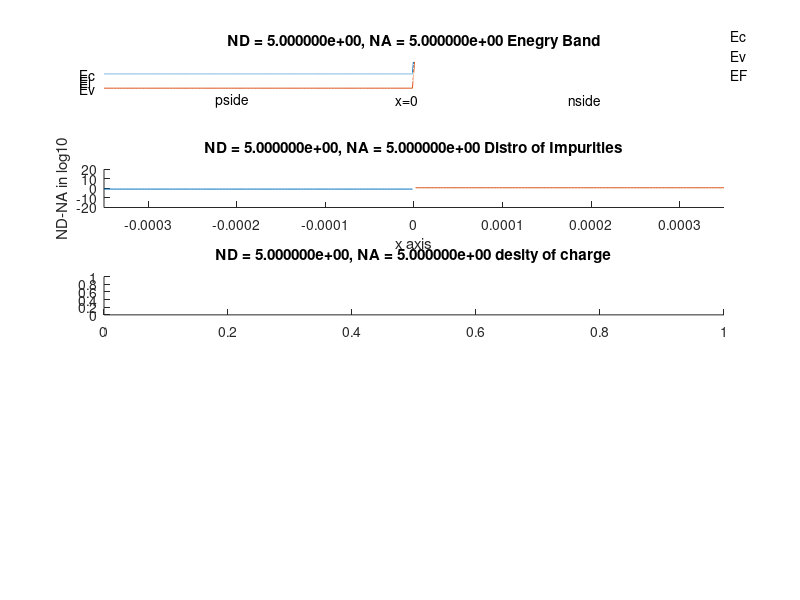

Recreate this plot in MATLAB. (Note: this script raises an error after producing the figure.)
T = 300;
k = 8.617e-5;
e0 = 8.85e-14;
q = 1.602e-19;
KS = 11.8;
ni = 1e10;
EG = 1.12;

xleft = -3.5e-4;
xright = -xleft;
NA = input('Please enter p-side doping (cm^-3), NA = ');
ND = input('Please enter n-side doping (cm^-3), ND = ');
VA = input('Please enter VA (V), VA = ');
%NA = 1e18;
%ND = 1e16;

Vbi=k*T*log((NA*ND)/ni^2);
Vbi=Vbi-VA;
xN=sqrt(2*KS*e0/q*NA*Vbi/(ND*(NA+ND)));    % Depletion width n-side
xP=sqrt(2*KS*e0/q*ND*Vbi/(NA*(NA+ND)));    % Depletion width p-side
x = linspace(xleft, xright, 200);
% Vx1=(Vbi-q*ND.* (xN-x).^2/(2*KS*e0).*(x<=xN).*(x>=0));
Vx1=(Vbi-q*ND.*(xN-x).^2/(2*KS*e0).*(x<=xN)).*(x>=0); 
Vx2=0.5*q*NA.*(xP+x).^2/(KS*e0).*( x>=-xP & x<0 );
Vx = Vx1 + Vx2;
VMAX = 3;
EF = Vx(1) + VMAX/2-k*T*log(NA/ni);


close

subplot(5,1,1);

str_title = sprintf('ND = %e, NA = %e Enegry Band', ND, NA);
title(str_title);

plot(x, -Vx+EG/2+VMAX/2); grid
axis([xleft, xright, 0, VMAX])
axis('off');hold on 
plot ( x, -Vx-EG/2+VMAX/2);
plot(x, -Vx+VMAX/2, 'w:');
plot([xleft, xright], [EF, EF], 'w');
plot([0 0], [0.15, VMAX-0.5], 'w--');

text(xleft*1.08, (-Vx(1)+EG/2+VMAX/2-0.05),'Ec');
text(xright*1.02, (-Vx(200)+EG/2+VMAX/2-0.05), 'Ec');
text(xleft*1.08, (-Vx(1)-EG/2+VMAX/2-0.05),'Ev');
text(xright*1.02, (-Vx(200)-EG/2+VMAX/2-0.5), 'Ev');
text(xleft*1.08, (-Vx(1)+VMAX/2-0.05),'Ei');
text(xright*1.02, (EF-0.05), 'EF');
set(gca, 'DefaultTextUnits', 'normalized')
text(.18, 0, 'pside');
text(.47, .0, 'x=0');
text(.75, .0, 'nside');
set(gca, 'DefaultTextUnits', 'data') % gca Return a handle to the current axes object.
title(str_title);


subplot(5,1,2);

str_title = sprintf('ND = %e, NA = %e Distro of Impurities', ND, NA);
title(str_title);

hold on;

axis([xleft, xright, -20, 20]);
plot(x, -log10(NA*(x<0)));
plot(x, log10(ND*(x>=0)));
xlabel('x axis');
ylabel('ND-NA in log10');


subplot(5,1,3);
eps = 1e-16;
str_title = sprintf('ND = %e, NA = %e desity of charge', ND, NA);
title(str_title);
hold on;
axis(2*[10*(-xP), xN]);
mask_p = (x < 0) & (x >= -xP-eps);
mask_n = (x >= 0) & (x <= xN);
plot(x, -log10(q*NA*mask_p));
plot(x, log10(q*ND*mask_n+eps));

xlabel('x axis');
ylabel('\rho in log10');




subplot(5,1,4);

str_title = sprintf('ND = %e, NA = %e electric field', ND, NA);
title(str_title);
hold on;
axis(2*[(-xP), xN]);

plot(x, (-q*NA*mask_p/KS/e0.*(xP+x)));
plot(x, (-q*ND*mask_n/KS/e0.*(xN-x)));

xlabel('x axis');
ylabel('E');



subplot(5,1,5);

str_title = sprintf('ND = %e, NA = %e potential', ND, NA);
title(str_title);
hold on;
axis([(-xP), xN]);

plot(x, (q*NA*mask_p/2/KS/e0.*(xP+x).^2));
plot(x, (Vbi-q*ND*mask_n/KS/e0.*(xN).^2));

xlabel('x axis');
ylabel('E');